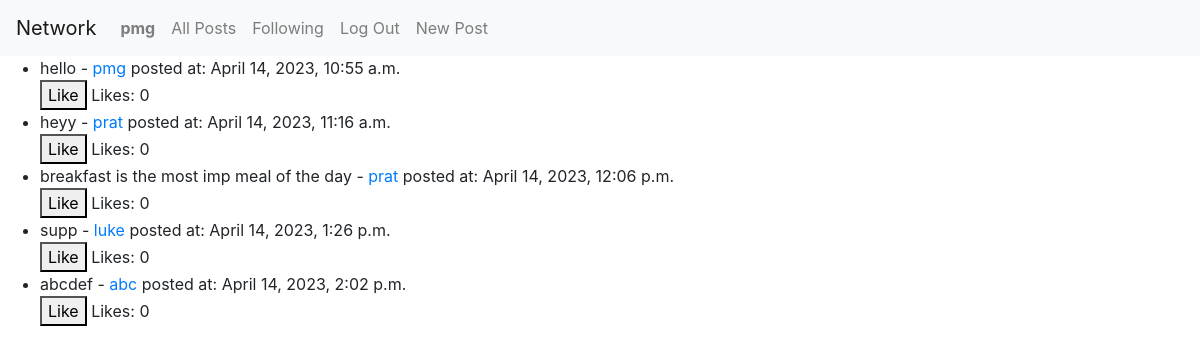
/ (signed in), run on an earlier commit of the app's database.
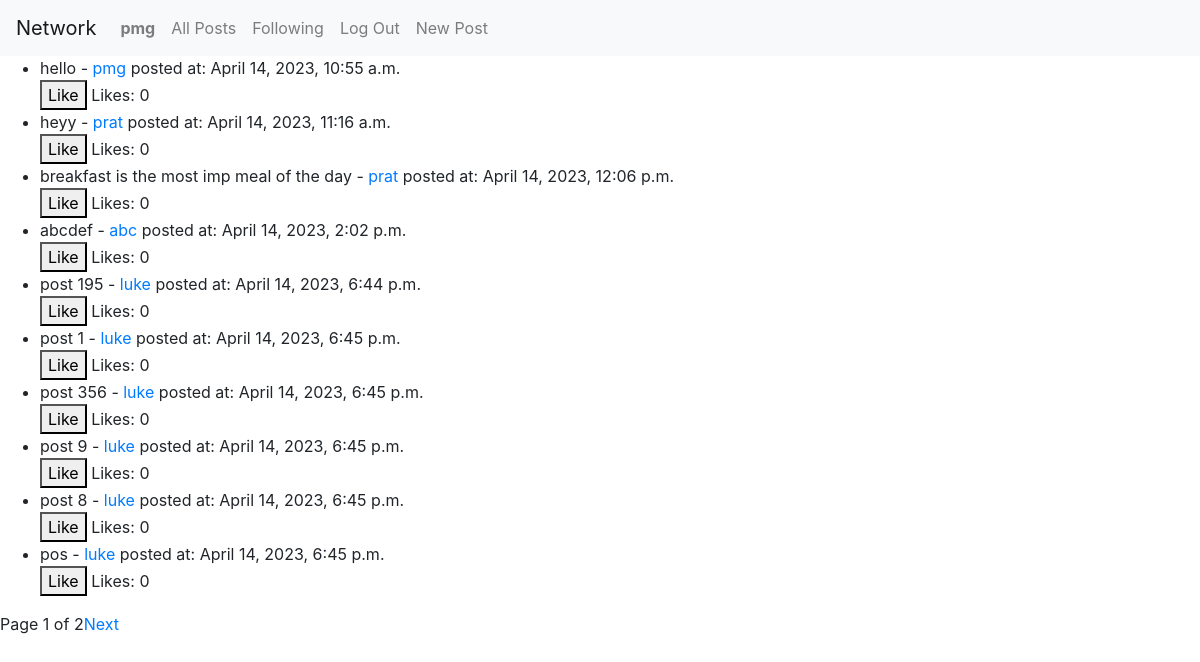
And on a later commit of the database.
### network/models.py (models this page shows)
class Post(models.Model):
    content = models.TextField()
    author = models.ForeignKey(User, on_delete=models.CASCADE)
    created_at = models.DateTimeField(auto_now_add = True)
    liked_by = models.ManyToManyField(User, related_name='liked_posts')
    dislikes = models.IntegerField(default=0)

class User(AbstractUser):
    following = models.ManyToManyField('self', blank=True, symmetrical=False, related_name='followers')
    followers_count = models.IntegerField(default=0)
    following_count = models.IntegerField(default=0)

### network/views.py (the view)
# urls.py: path("", views.index, name="index"),
def index(request):
    if request.method == 'POST':
        postText = request.POST.get('postText')
        form_type = request.POST.get('formType')
        if request.POST.get('post'):
            p_id = request.POST.get('post')
            post = Post.objects.get(pk=p_id)
            post.content = postText
            post.save()
        elif(request.POST.get('delete')):
            p_id = request.POST.get('delete')
            post = Post.objects.get(pk=p_id)
            post.delete()
        else:
            post = Post.objects.create(content=postText, author=request.user)
        post_list = Post.objects.all()
        paginator = Paginator(post_list, 10)
        page = request.GET.get('page')
        posts = paginator.get_page(page)
        return render(request, 'network/index.html', {'posts': posts})
    else:
        post_list = Post.objects.all()
        paginator = Paginator(post_list, 10)
        page = request.GET.get('page')
        posts = paginator.get_page(page)
        return render(request, 'network/index.html', {'posts': posts})

### network/templates/network/index.html (shortened to what this page needs)
{% extends "network/layout.html" %}
{% block body %}
    {% if posts %}
        <ul>
            {% for post in posts %}
                <li>{{ post.content }} - <a href="{% url 'profile' post.author.id %}">{{ post.author.username }}</a> posted at: {{post.created_at}}
                    {% if user.is_authenticated %}
                        <form method="post" action="{% url 'like' post.id %}">
                            <button type="submit" data-post-id="{{ post.id }}">
                                {% if user in post.liked_by.all %}Dislike{% else %}Like{% endif %}
                            </button>
                            <span class="like-count">Likes: {{ post.liked_by.count }}</span>
                        </form>
                    {% endif %}
                </li>
            {% endfor %}
        </ul>
        {% if posts.has_previous or posts.has_next %}
            <div class="pagination">
                <span class="current-page">Page {{ posts.number }} of {{ posts.paginator.num_pages }}</span>
                {% if posts.has_next %}
                    <a href="?page={{ posts.next_page_number }}">Next</a>
                {% endif %}
            </div>
        {% endif %}
    {% else %}
        <p>No posts found.</p>
    {% endif %}
{% endblock %}

What changed in the data, as far as the page shows it:
removed Post: content "supp", author.username "luke", created_at "April 14, 2023, 1:26 p.m.", shows "Like", liked_by.count "0"
added Post: content "post 195", author.username "luke", created_at "April 14, 2023, 6:44 p.m.", shows "Like", liked_by.count "0"
added Post: content "post 1", author.username "luke", created_at "April 14, 2023, 6:45 p.m.", shows "Like", liked_by.count "0"
added Post: content "post 356", author.username "luke", created_at "April 14, 2023, 6:45 p.m.", shows "Like", liked_by.count "0"
added Post: content "post 9", author.username "luke", created_at "April 14, 2023, 6:45 p.m.", shows "Like", liked_by.count "0"
added Post: content "post 8", author.username "luke", created_at "April 14, 2023, 6:45 p.m.", shows "Like", liked_by.count "0"
added Post: content "pos", author.username "luke", created_at "April 14, 2023, 6:45 p.m.", shows "Like", liked_by.count "0"
Also different on the page:
{{ posts.number }}: (not shown) → "1"
{{ posts.paginator.num_pages }}: (not shown) → "2"
text now shown: "Page of Next"
